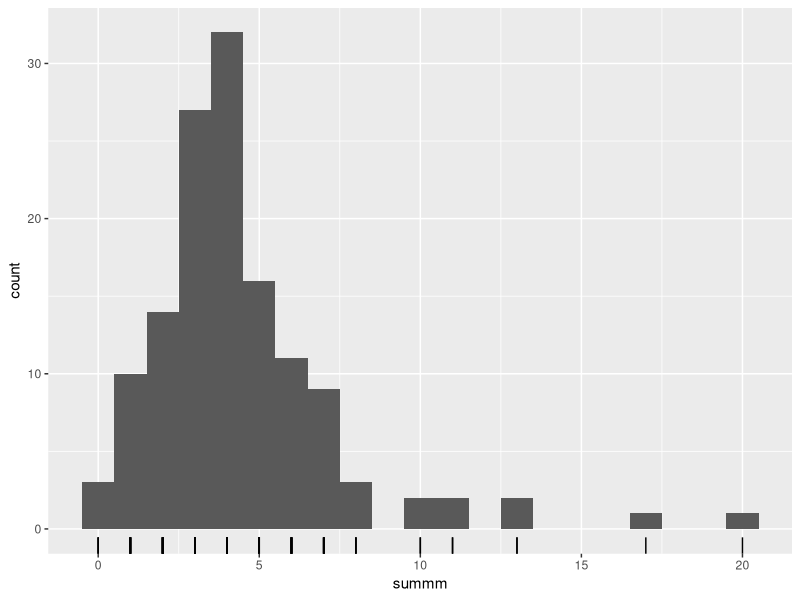
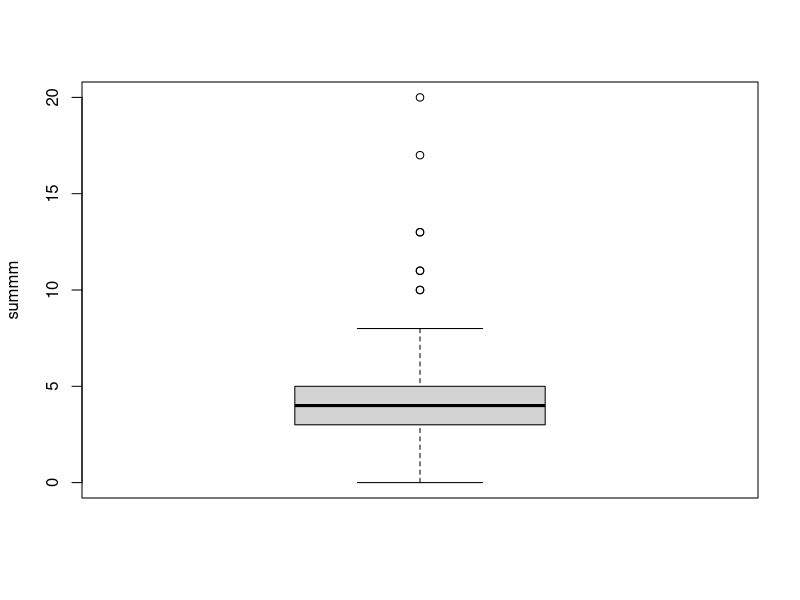
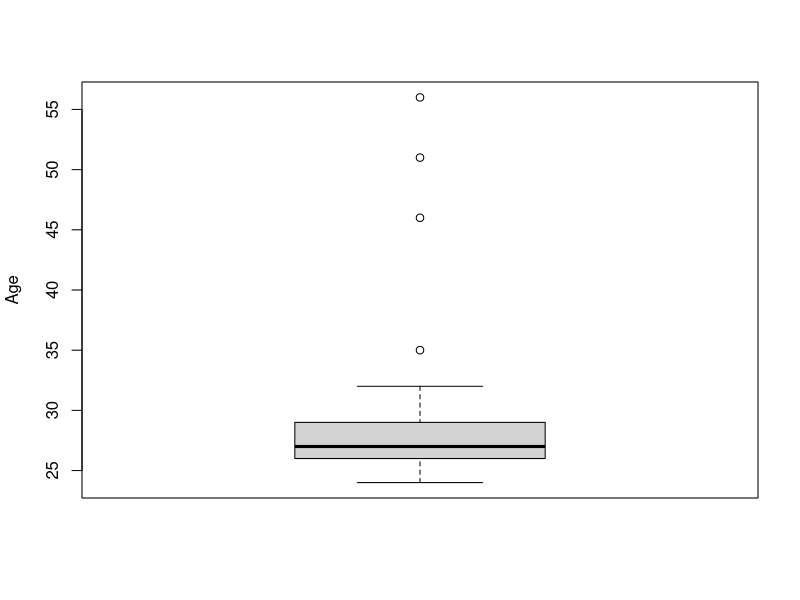
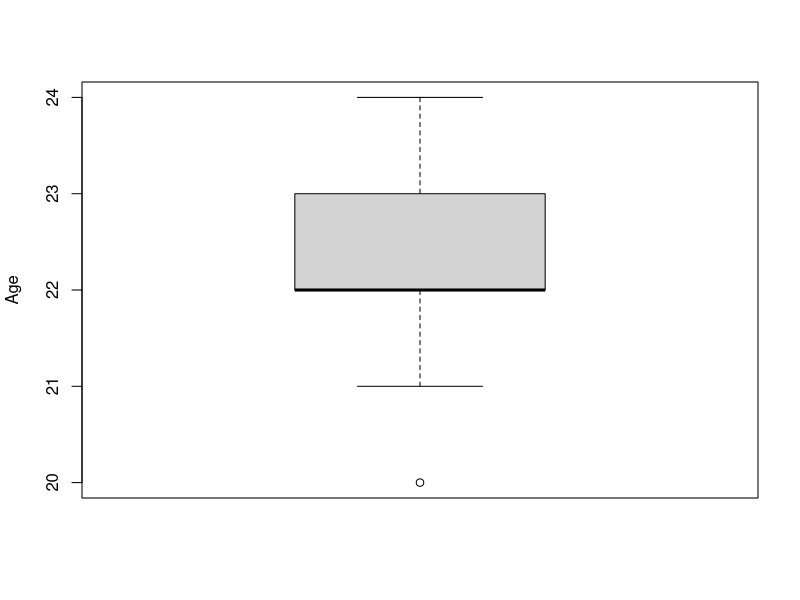
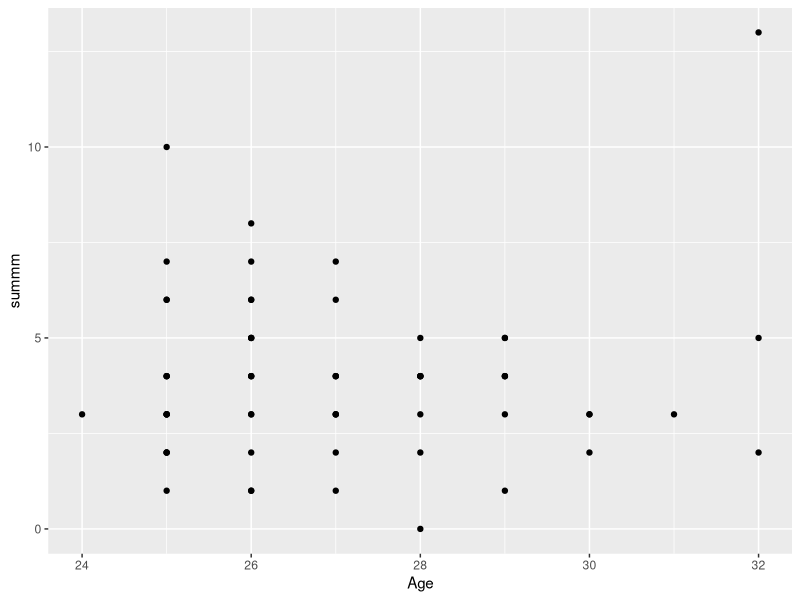
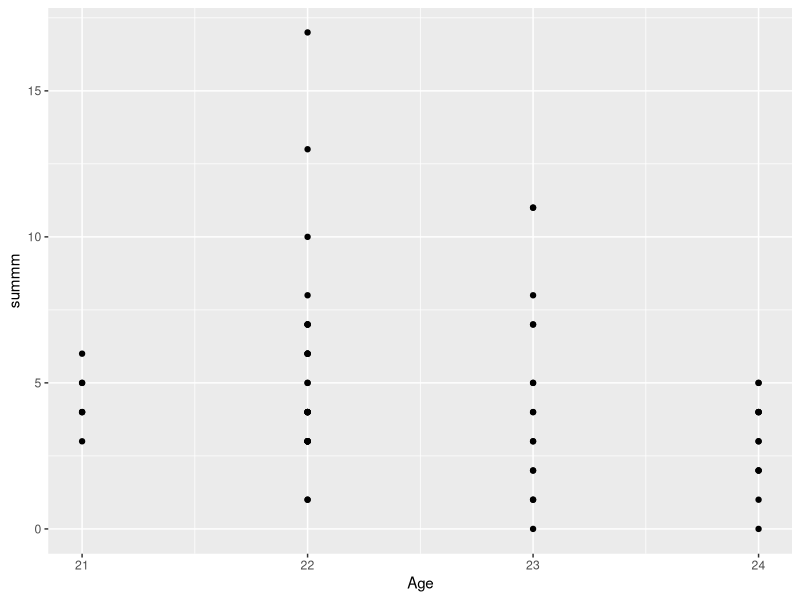

R code for these plots, in order:
## ---- chunk 1
library(tidyverse)
library(dplyr)
library(readxl)
## ---- chunk 2
    library(readxl)
    exp21 <- read_excel("experiment_2021C(1)copy.xlsx", col_names = FALSE,
        skip = 2)
    View(exp21)
## ---- chunk 3
    var_names <- read_excel("experiment_2021C(1)copy.xlsx", n_max = 1) 
    colnames(exp21) <- colnames(var_names)

    rm(var_names) 

    columnss <- exp21 %>% 
      select(starts_with("Outcome"), "Age", "Risk", "Gender", "SC0") 
## ---- chunk 4
    countcol <- columnss %>% 
      pivot_longer(cols = starts_with("Outcome"), names_to= "draw", values_to = "answer") %>%
      mutate(count= case_when(answer == "Yes (bonus payment of $0.10)" ~ 1,
             answer == "No (no bonus payment)" ~ 0))
## ---- chunk 5
    pilpi <- countcol %>% select(-answer) %>% mutate(id = rep(1:133, each = 20)) %>%  pivot_wider(id_cols = c(id, Age, SC0, Risk, Gender), names_from = draw, values_from = count)
## ---- chunk 6
    pi <- pilpi %>% pivot_longer(cols = starts_with("Outcome"), names_to= "draw", values_to = "answer") %>% group_by(id) 

    ti<- pi %>% mutate(summm=sum(answer))

    tii<- pi %>% mutate(summm=sum(answer)) %>% separate(draw, into = c("rolsep", "rolnum"), sep = "e") %>% group_by(id)

    # boxplot.stats(data$score)$out
    # 
    # rr <- ti %>% separate(draw, into = c("rolsep", "rolnum"), sep = "e") %>% group_by(id, rolnum)
## ---- chunk 7
    final <- ti %>%  pivot_wider(id_cols = c(id, Age, SC0, Risk, Gender, summm), names_from = draw, values_from = answer)

    # finally <- tii %>%  pivot_wider(id_cols = c(id, Age, SC0, Risk, Gender, summm), names_from = rolnum, values_from = answer)
    # 
    #   fin <- final %>% inner_join(ex22, by = "id")
## ---- chunk 8
    ggplot(final, aes(summm)) + geom_histogram(bins = 21) + geom_rug()
## ---- chunk 9
    ex2 <- exp21 %>%
             mutate(condition = case_when(Control_Msg != "" ~ 1,
                                   Norm_Pos_Msg != "" ~ 2,
                                   Norm_Neg_Msg != "" ~ 3,
                                   Emp_Neg_Msg != "" ~ 4,
                                   Emp_Pos_Msg != "" ~ 5),
                    id = 1:133,
                    rolnum = 1:133) 

## ---- chunk 10
    ex22 <- ex2 %>% select(id, condition, rolnum)

    fin <- final %>% inner_join(ex22, by = "id")
## ---- chunk 11
    fin %>% group_by(Gender) %>% summarise(mean(summm))

    # mutate(rrr, coun)
    # fin %>% group_by(condition) %>% summarise(mean(summm))
## ---- chunk 12
    i <- tii %>% select(-Gender, -Age, -SC0, -id, -Risk, -rolsep, -summm, -id)
    i %>% filter(rolnum==1) %>% summary(answer)
    i %>% filter(rolnum==2) %>% summary(answer)
    i %>% filter(rolnum==3) %>% summary(answer)
    i %>% filter(rolnum==4) %>% summary(answer)
    i %>% filter(rolnum==5) %>% summary(answer)
    i %>% filter(rolnum==6) %>% summary(answer)
    i %>% filter(rolnum==7) %>% summary(answer)
    i %>% filter(rolnum==8) %>% summary(answer)
    i %>% filter(rolnum==9) %>% summary(answer)
    i %>% filter(rolnum==10) %>% summary(answer)
    i %>% filter(rolnum==11) %>% summary(answer)
    i %>% filter(rolnum==12) %>% summary(answer)
    i %>% filter(rolnum==13) %>% summary(answer)
    i %>% filter(rolnum==14) %>% summary(answer)
    i %>% filter(rolnum==15) %>% summary(answer)
    i %>% filter(rolnum==16) %>% summary(answer)
    i %>% filter(rolnum==17) %>% summary(answer)
    i %>% filter(rolnum==18) %>% summary(answer)
    i %>% filter(rolnum==19) %>% summary(answer)
    i %>% filter(rolnum==20) %>% summary(answer)
## ---- chunk 13
    fin %>% group_by(condition) %>% summarise(mean(summm))
## ---- chunk 14
    # trial <- fin %>% select(-Gender, -Age, -SC0, -Risk, -Outcome1, -Outcome2, -Outcome3, -Outcome4, -Outcome5, -Outcome6, -Outcome7, -Outcome8, -Outcome9, -Outcome10, -Outcome11, -Outcome12, -Outcome13, -Outcome14, -Outcome15, -Outcome16, -Outcome17, -Outcome18, -Outcome19, -Outcome20, -rolnum) %>% 
    #   boxplot(trial)
    # 
    # boxplot.stats(trial$summm)$out 

## ---- chunk 15
    boxplot(fin$summm,
      ylab = "summm")

    boxplot.stats(fin$summm)$out

    out <- boxplot.stats(fin$summm)$out
    out_ind <- which(fin$summm %in% c(out))
    out_ind

    # ggplot(fin) +
    #   aes(x = summm) +
    #   geom_histogram(bins = 21, fill = "#0c4c8a") +
    #   theme_minimal()
## ---- chunk 16
    desperate <- fin[-c(15, 25,48,57,89,98,121,130), ]

## ---- chunk 17
    desperate %>% group_by(Gender) %>% summarise(mean(summm))
## ---- chunk 18
    abcdefg <- tii[-c(15, 25,48,57,89,98,121,130), ]

    i <- abcdefg %>% select(-Gender, -Age, -SC0, -id, -Risk, -summm, -rolsep, -id)
    i %>% filter(rolnum==1) %>% summary(answer)
    i %>% filter(rolnum==2) %>% summary(answer)
    i %>% filter(rolnum==3) %>% summary(answer)
    i %>% filter(rolnum==4) %>% summary(answer)
    i %>% filter(rolnum==5) %>% summary(answer)
    i %>% filter(rolnum==6) %>% summary(answer)
    i %>% filter(rolnum==7) %>% summary(answer)
    i %>% filter(rolnum==8) %>% summary(answer)
    i %>% filter(rolnum==9) %>% summary(answer)
    i %>% filter(rolnum==10) %>% summary(answer)
    i %>% filter(rolnum==11) %>% summary(answer)
    i %>% filter(rolnum==12) %>% summary(answer)
    i %>% filter(rolnum==13) %>% summary(answer)
    i %>% filter(rolnum==14) %>% summary(answer)
    i %>% filter(rolnum==15) %>% summary(answer)
    i %>% filter(rolnum==16) %>% summary(answer)
    i %>% filter(rolnum==17) %>% summary(answer)
    i %>% filter(rolnum==18) %>% summary(answer)
    i %>% filter(rolnum==19) %>% summary(answer)
    i %>% filter(rolnum==20) %>% summary(answer)
## ---- chunk 19
    desperate %>% group_by(condition) %>% summarise(sd(summm), mean(summm))
## ---- chunk 20
ordered<- fin[order(fin$Age, decreasing = TRUE), ]
## ---- chunk 21
median(fin$Age)

## ---- chunk 22
orderedyoung <- ordered[-c(1:66), ]
orderedold <- ordered[-c(68:133), ]
## ---- chunk 23
boxplot(orderedold$Age,
  ylab = "Age")

boxplot.stats(orderedold$Age)$out

out <- boxplot.stats(orderedold$Age)$out
out_ind <- which(orderedold$Age %in% c(out))
out_ind

## ---- chunk 24
boxplot(orderedyoung$Age,
  ylab = "Age")

boxplot.stats(orderedyoung$Age)$out

out <- boxplot.stats(orderedyoung$Age)$out
out_ind <- which(orderedyoung$Age %in% c(out))
out_ind

## ---- chunk 25
oo <- orderedold[-c(1,2,3,4), ]

oy <- orderedyoung[-c(67), ]
## ---- chunk 26
oo%>% ggplot(aes(x= Age, y= summm)) + geom_point()

median(oo$summm)
mean(oo$summm)

oy%>% ggplot(aes(x= Age, y= summm)) + geom_point()
median(oy$summm)
mean(oy$summm)
